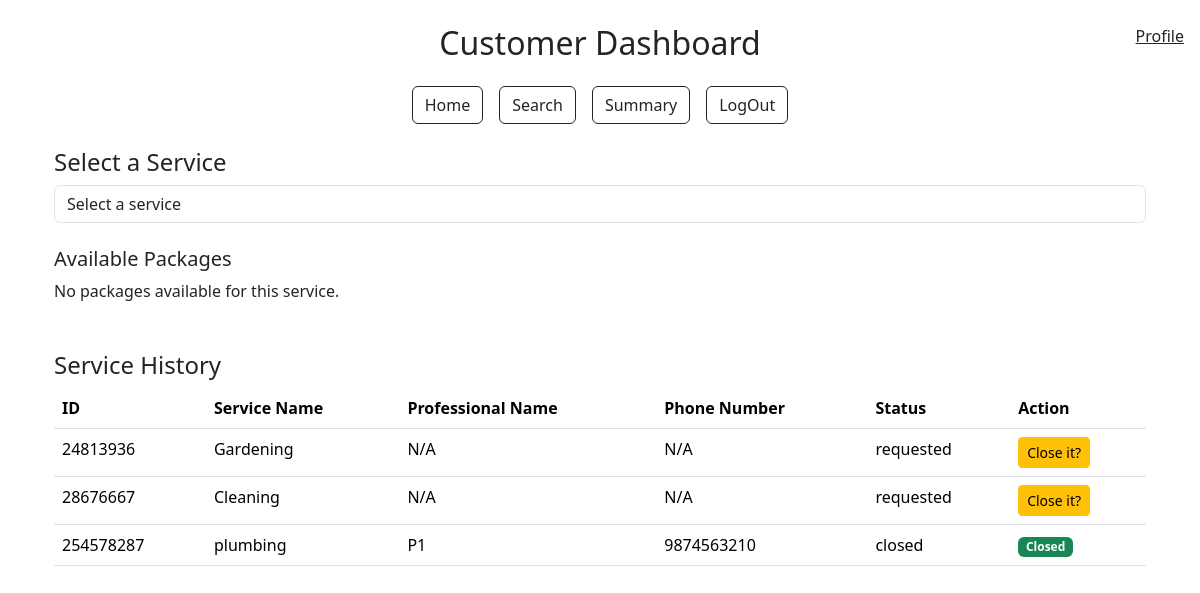
The app's page /customer_dashboard (signed in), older data.
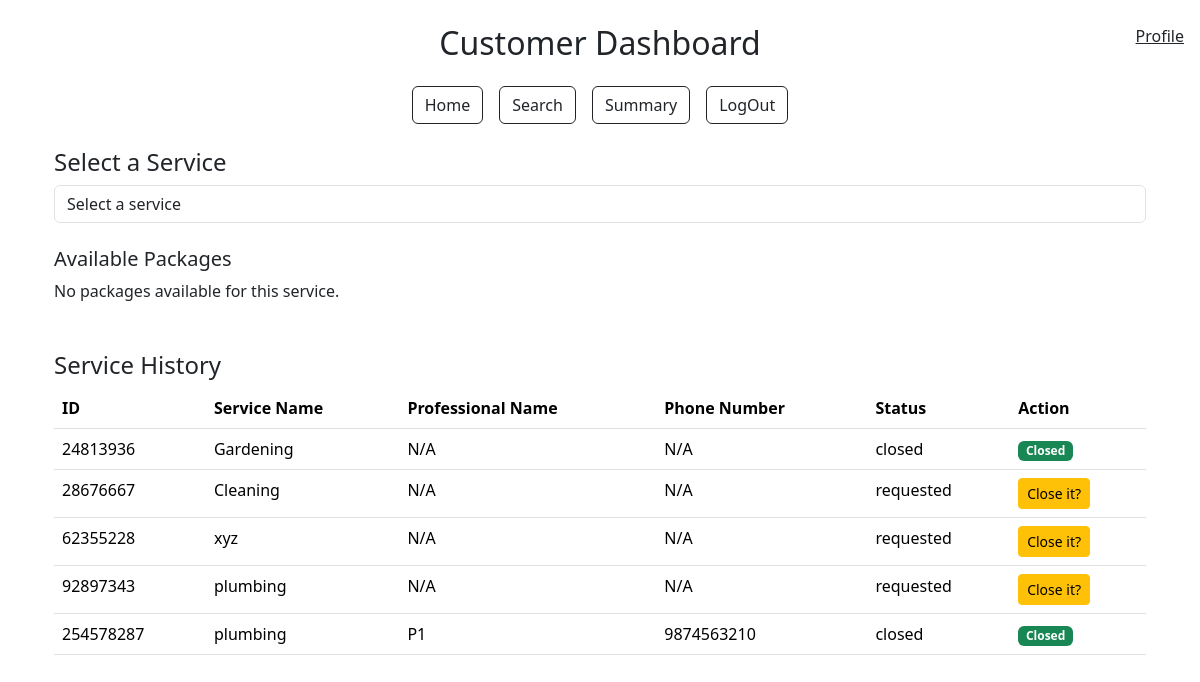
The same page, newer data.
### models.py (models this page shows)
class User(db.Model):
    __tablename__ = "user"
    id = db.Column(db.Integer, primary_key=True)
    username = db.Column(db.String(80), unique=True, nullable=False)
    passhash = db.Column(db.String(80), nullable=False)
    name = db.Column(db.String(80), nullable=False)
    role = db.Column(db.String(20), nullable=False)
    is_blocked = db.Column(db.Boolean, default=False, nullable=False)
    is_admin = db.Column(db.Boolean, default=False, nullable=False)
    professional = db.relationship('Professional', backref='user', lazy=True)
    customer = db.relationship('Customer', backref='user', lazy=True)

class ServiceRequest(db.Model):
    __tablename__ = 'service_request'
    id = db.Column(db.Integer, primary_key=True)
    customer_id = db.Column(db.Integer, db.ForeignKey('customer.id'), nullable=False)  # Reference to Customer
    professional_id = db.Column(db.Integer, db.ForeignKey('professional.id'), nullable=True)  # Reference to Professional
    service_id = db.Column(db.Integer, db.ForeignKey('service.id'), nullable=False)
    date_of_request = db.Column(db.DateTime, default=datetime.utcnow, nullable=False)
    date_of_completion = db.Column(db.DateTime, nullable=True)
    status = db.Column(db.String(20), default='requested', nullable=False)
    rating = db.Column(db.Integer, nullable=True)
    remarks = db.Column(db.Text, nullable=True)
    rejected_by = db.Column(MutableList.as_mutable(JSON), default=[])
    customer = db.relationship('Customer', back_populates='service_requests')
    service = db.relationship('Service', back_populates='service_requests')
    professional = db.relationship('Professional', back_populates='service_requests')
    review = db.relationship('Review', back_populates='service_request', lazy=True)

class Service(db.Model):
    __tablename__ = 'service'
    id = db.Column(db.Integer, primary_key=True)
    service_name = db.Column(db.String(80), unique=False, nullable=False)
    description = db.Column(db.Text, nullable=False)
    price = db.Column(db.Float, nullable=False)
    time_required = db.Column(db.Integer, nullable=False)
    service_requests = db.relationship('ServiceRequest', back_populates='service', lazy=True)

class Professional(db.Model):
    __tablename__ = 'professional'
    id = db.Column(db.Integer, db.ForeignKey('user.id'), primary_key=True)
    date_created = db.Column(db.DateTime, default=datetime.utcnow, nullable=False)
    service_id = db.Column(db.Integer, db.ForeignKey('service.id'), nullable=True)
    contact = db.Column(db.String(10), nullable=False)
    experience = db.Column(db.Float, nullable=False)
    description = db.Column(db.Text, nullable=True)
    service_name = db.Column(db.Text(80),db.ForeignKey('service.service_name'), nullable=False)
    rating = db.Column(db.Float, nullable=True)
    address = db.Column(db.Text, nullable=False)
    pincode = db.Column(db.String(6), nullable=False)
    available = db.Column(db.Boolean, default=True, nullable=False)
    document = db.Column(db.String(200))
    verified = db.Column(db.Boolean, default=False, nullable=False)
    service_requests = db.relationship('ServiceRequest', back_populates='professional', lazy=True)

### app.py (the view)
@app.route('/customer_dashboard')
def customer_dashboard():
    user_id = session['user_id']
    customer = Customer.query.get(user_id)
    services =  db.session.query(Service.service_name).distinct().all()
    user = User.query.get(user_id)
    service_requests = ServiceRequest.query.filter_by(customer_id=user_id).all()
    return render_template('customer_dashboard.html',service_requests=service_requests,user=user, customer=customer, services=services)

### templates/customer_dashboard.html (shortened to what this page needs)
{% extends "layout.html" %} {% block title %}Customer Dashboard{% endblock %} {%
block content %}
<div class="container mt-4">
  {% if customer.user.is_blocked %}
  <div class="alert alert-danger" role="alert">
    Your account is blocked. Please contact the admin.
  </div>
  {% else %}
  <span class="navbar-text position-fixed top-0 end-0 m-3">
    <a href="{{ url_for('profile')}}">Profile</a>
  </span>
  <div class="my-4">
    <h4>Select a Service</h4>
    <form method="POST" action="{{ url_for('select_service') }}">
      <div class="form-group">
        <select
          class="form-control"
          name="service_name"
          onchange="this.form.submit()"
          required
        >
          <option value="" disabled selected>Select a service</option>
        </select>
      </div>
    </form>
    <div id="packageDisplay" class="mt-4">
      <h5>Available Packages</h5>
      <div id="packageList">
        {% if packages %} {% for pkg in packages %}
        <div class="card mb-3">
          <div class="card-body">
            <h5 class="card-title">{{ pkg.service_name }}</h5>
            <p class="card-text">{{ pkg.description }}</p>
            <p><strong>Price:</strong> {{ pkg.price }}</p>
            <form
              method="POST"
              action="{{ url_for('book_service', package_id=pkg.id) }}"
            >
              <button type="submit" class="btn btn-primary">Book</button>
            </form>
          </div>
        </div>
        {% endfor %} {% else %}
        <p>No packages available for this service.</p>
        {% endif %}
      </div>
    </div>
  </div>
  <div class="mt-5">
    <h4>Service History</h4>
    <div class="table-responsive">
      <table class="table">
        <thead>
          <tr>
            <th>ID</th>
            <th>Service Name</th>
            <th>Professional Name</th>
            <th>Phone Number</th>
            <th>Status</th>
            <th>Action</th>
          </tr>
        </thead>
        <tbody>
          {% for service_request in service_requests %}
          <tr>
            <td>{{ service_request.id }}</td>
            <td>{{ service_request.service.service_name }}</td>
            <td>
              {{ service_request.professional.user.name if
              service_request.professional else 'N/A' }}
            </td>
            <td>
              {{ service_request.professional.contact if
              service_request.professional else 'N/A' }}
            </td>
            <td>{{ service_request.status }}</td>
            <td>
              {% if service_request.status == 'closed' %}
              <span class="badge text-bg-success">Closed</span>
              {% else %}
              <button
                type="button"
                class="btn btn-warning btn-sm"
                data-toggle="modal"
                data-target="#viewModal"
                onclick="showModal('{{ service_request.id }}', '{{ service_request.date_of_request }}', '{{ service_request.status }}', '{{ service_request.remarks }}', '{{ service_request.rating }}')"
              >
                Close it?
              </button>
              {% endif %}
            </td>
          </tr>
          {% endfor %}
        </tbody>
      </table>
    </div>
  </div>
  {% endif %}
</div>
{% endblock %}

### templates/layout.html (shortened to what this page needs)
<!DOCTYPE html>
<html lang="en">
  <head>
    <link
      href="https://cdn.jsdelivr.net/npm/bootstrap@5.3.3/dist/css/bootstrap.min.css"
      rel="stylesheet"
    />
  </head>
  <body data-bs-theme="light">
    <div class="container mt-4">
      {% if not (request.endpoint == 'professional_dashboard' and
      professional.verified == false) %} {% if request.endpoint not in ['login',
      'register','profile'] and not user.is_blocked%}
      <div class="text-center my-4">
        <h2 class="text-capitalize">
          {{ session.get('user_role') }} Dashboard
        </h2>
      </div>
      <div class="d-flex justify-content-center mb-4">
        <div class="d-flex flex-row gap-3">
          {% with dashboard_url = session['user_role'] + '_dashboard' %}
          <a href="{{ url_for(dashboard_url) }}" class="btn btn-outline-dark"
            >Home</a
          >
          {% endwith %}
          <a href="{{ url_for('search') }}" class="btn btn-outline-dark"
            >Search</a
          >
          <a href="{{ url_for('summary') }}" class="btn btn-outline-dark"
            >Summary</a
          >
          <a href="{{ url_for('logout') }}" class="btn btn-outline-dark"
            >LogOut</a
          >
        </div>
      </div>
      {% endif %} {% endif %}
      {% block content %} {% endblock %}
    </div>
  </body>
</html>

Row changes from the older to the newer data that the page shows:
changed ServiceRequest "Gardening": status "requested" → "closed"; status "Close it?" → "Closed"
added ServiceRequest: id "62355228", service.service_name "xyz", professional.user "N/A", professional "N/A", status "requested"
added ServiceRequest: id "92897343", service.service_name "plumbing", professional.user "N/A", professional "N/A", status "requested"
